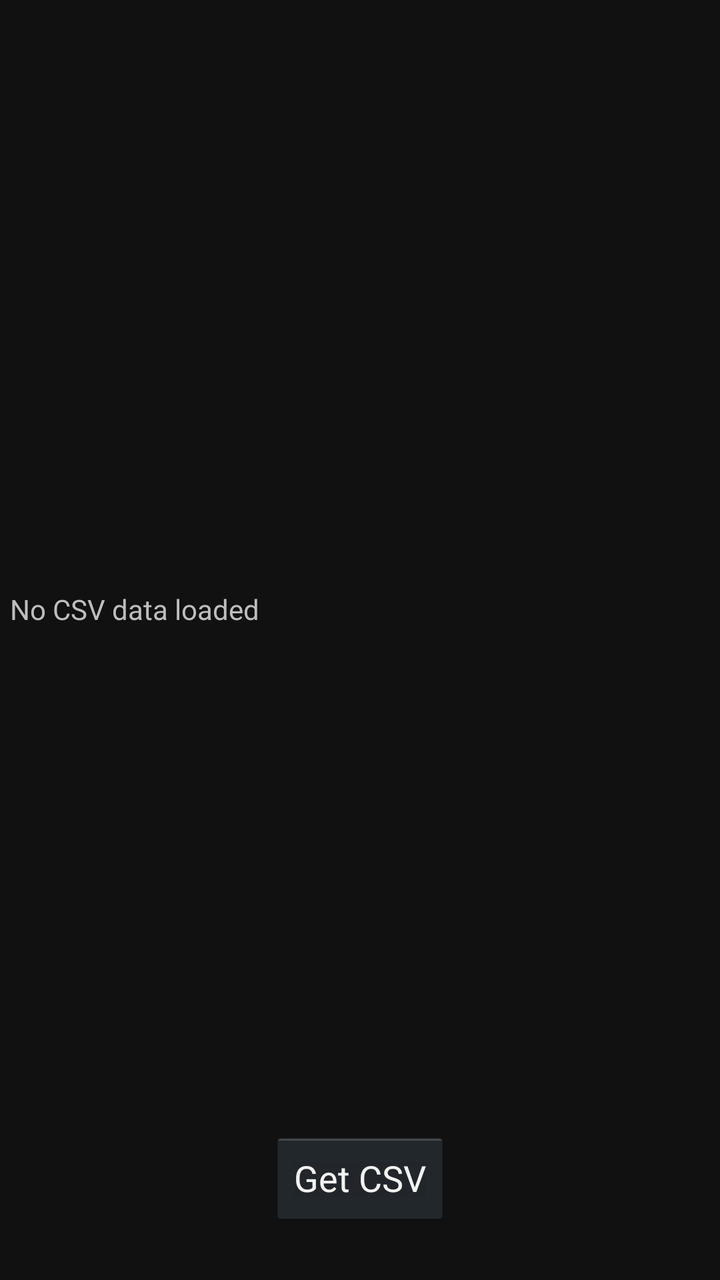
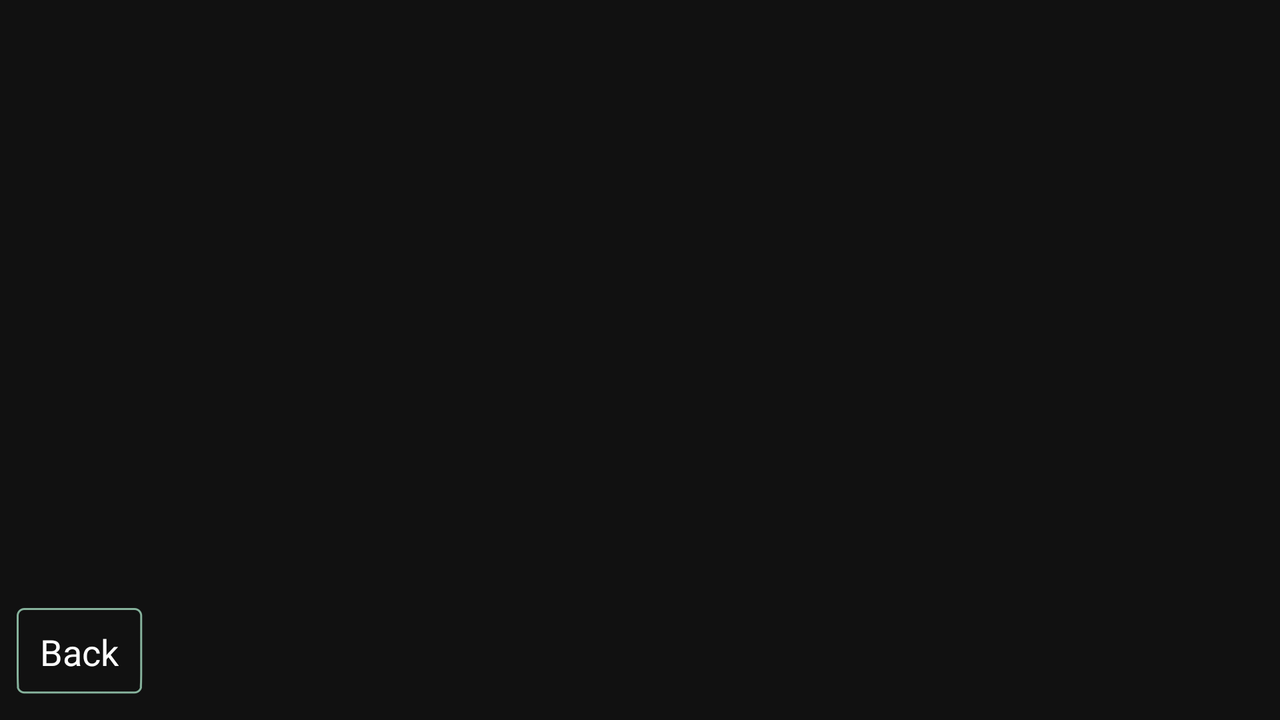

Two renders of one Android screen. The first uses the default layout on a phone; the second uses the alternative layout the repository ships for a different screen configuration, on a matching device. The two XML files are below.
<!-- AndroidManifest.xml: application theme AppTheme -->
<!-- res/layout/activity_survey_forms.xml -->
<LinearLayout xmlns:android="http://schemas.android.com/apk/res/android"
    android:layout_width="fill_parent"
    android:layout_height="fill_parent"
    android:orientation="vertical"
    android:background="#ff111111" >
    
    
    <TextView
        android:id="@+id/survey_forms_ui_lbl_header"
        android:layout_weight="10"
        style="@style/ui_elem_header" />
    
    
    <TextView
        android:id="@+id/survey_forms_ui_lbl_no_forms"
        style="@style/ui_elem_sub_header_1"
        android:layout_weight="50"
        android:text="@string/survey_forms_ui_lbl_no_forms"
        android:visibility="gone" />
    
    
    <ListView
        android:id="@+id/survey_ui_list_surveys"
        android:layout_width="fill_parent"
        android:layout_height="fill_parent"
		android:layout_weight="50"
		android:layout_margin="@dimen/ui_elem_margin_top" >
    </ListView>
    
    <TextView
        android:id="@+id/survey_forms_ui_csv_data"
        style="@style/ui_elem_sub_header_1"
        android:text="No CSV data loaded"
        android:layout_width="fill_parent"
        android:layout_height="fill_parent"
        android:layout_weight="50"
        android:gravity="left|top"
        android:scrollHorizontally="true"
        android:scrollbars="vertical"
        android:maxLines = "999"
    />
    
    <LinearLayout
        android:orientation="horizontal"
        android:layout_weight="-10"
        android:gravity="center"        
        android:layout_height="wrap_content"
        android:layout_width="fill_parent"
        >
    
    <Button
        android:id="@+id/general_ui_btn_back"
        style="@style/ui_elm_btn_back"    
        android:layout_height="wrap_content"
        android:layout_width="wrap_content"          
        android:contentDescription="@string/general_ui_btn_back_desc"
        android:visibility="gone"
        android:text="@string/general_ui_btn_back_text"/>

    <Button
        android:layout_height="wrap_content"
        android:layout_width="wrap_content"          
        android:id="@+id/getcsv"        
        android:text="Get CSV" />

    <Button
        android:layout_height="wrap_content"
        android:layout_width="wrap_content"          
        android:id="@+id/getxml"  
        android:visibility="gone"     
        android:text="Get XML" />
   </LinearLayout>
</LinearLayout>
<!-- resources referenced by this layout -->
<resources>
  <dimen name="ui_elem_margin_top">5sp</dimen>
  <string name="general_ui_btn_back_desc">Back Button</string>
  <string name="general_ui_btn_back_text">Back</string>
  <string name="survey_forms_ui_lbl_no_forms">No forms are available for this category at this time</string>
  <style name="ui_elem_header" parent="ui_elem_content">
          <item name="android:layout_marginTop">@dimen/ui_elem_margin_top</item>
          <item name="android:layout_width">fill_parent</item>
          <item name="android:textSize">20sp</item>
          <item name="android:gravity">center_vertical|center_horizontal</item>
      </style>
  <style name="ui_elem_sub_header_1" parent="ui_elem_content">
          <item name="android:layout_marginTop">@dimen/ui_elem_margin_top</item>
          <item name="android:layout_height">wrap_content</item>
          <item name="android:textSize">14sp</item>
           <item name="android:gravity">center_vertical|center_horizontal</item>
      </style>
  <style name="ui_elm_btn_back" parent="ui_elem_btn_border_green">
          <item name="android:drawableLeft">@drawable/ic_action_arrow_left</item>
      </style>
  <!-- from res/values-v11/ -->
  <style name="AppTheme" parent="@android:style/Theme.Holo" />
  <style name="ui_elem_content" parent="ui_elem_wrap">
          <item name="android:gravity">center</item>
          <item name="android:layout_width">fill_parent</item>
          <item name="android:layout_marginBottom">@dimen/ui_elem_margin_bottom</item>
          <item name="android:layout_marginLeft">@dimen/ui_elem_margin_left</item>
          <item name="android:layout_marginRight">@dimen/ui_elem_margin_right</item>
      </style>
  <style name="ui_elem_btn_border_green" parent="ui_elem_btn_border">
          <item name="android:background">@drawable/button_green</item>
      </style>
  <style name="ui_elem_wrap">
          <item name="android:layout_width">wrap_content</item>
          <item name="android:layout_height">wrap_content</item>
      </style>
  <dimen name="ui_elem_margin_bottom">10sp</dimen>
  <dimen name="ui_elem_margin_left">5sp</dimen>
  <dimen name="ui_elem_margin_right">5sp</dimen>
  <style name="ui_elem_btn_border">
          <item name="android:layout_width">wrap_content</item>
          <item name="android:layout_height">wrap_content</item>
          <item name="android:layout_marginTop">@dimen/ui_elem_margin_top</item>
          <item name="android:layout_marginBottom">@dimen/ui_elem_margin_bottom</item>
          <item name="android:layout_marginLeft">@dimen/ui_elem_margin_left</item>
          <item name="android:layout_marginRight">@dimen/ui_elem_margin_right</item>
          <item name="android:paddingRight">@dimen/ui_elem_xl_padding_right</item>
          <item name="android:paddingLeft">@dimen/ui_elem_xl_padding_left</item> 
          <item name="android:textColor">#ffffff</item>
      </style>
  <!-- drawable button_green (drawable) -->
  <selector xmlns:android="http://schemas.android.com/apk/res/android" >
      <item android:drawable="@drawable/button_green_focused_pressed"
            android:state_pressed="true" />
      <item android:drawable="@drawable/button_green_focused_pressed"
            android:state_focused="true" />
      <item android:drawable="@drawable/button_green_default" />
  </selector>
  <dimen name="ui_elem_xl_padding_right">15sp</dimen>
  <dimen name="ui_elem_xl_padding_left">15sp</dimen>
  <!-- drawable button_green_focused_pressed: png bitmap (drawable-nodpi, 2320 bytes) -->
  <!-- drawable button_green_default: png bitmap (drawable-nodpi, 685 bytes) -->
</resources>
<!-- res/layout-land/activity_survey_forms.xml (the repository's variant of the layout above) -->
<!-- drawn on the phone turned sideways -->
<RelativeLayout xmlns:android="http://schemas.android.com/apk/res/android"
    android:layout_width="fill_parent"
    android:layout_height="fill_parent"
    android:orientation="vertical" 
    android:background="#ff111111" >
    
    
    <TextView
        android:id="@+id/survey_forms_ui_lbl_header"
        style="@style/ui_elem_header" />
    
    
    <ListView
        android:id="@+id/survey_ui_list_surveys"
        android:layout_width="fill_parent"
		android:layout_height="fill_parent"
		android:layout_below="@id/survey_forms_ui_lbl_header"
		android:layout_margin="@dimen/ui_elem_margin_top"
		android:layout_above="@id/general_ui_btn_back" >
    </ListView>
    
    
    <Button
        android:id="@+id/general_ui_btn_back"
        style="@style/ui_elm_btn_back"
        android:layout_alignParentLeft="true"
        android:layout_alignParentBottom="true"
        android:contentDescription="@string/general_ui_btn_back_desc"
        android:text="@string/general_ui_btn_back_text"/>

</RelativeLayout>
<!-- resources referenced by the variant -->
<!-- as the phone turned sideways resolves them -->
<resources>
  <dimen name="ui_elem_margin_top">5sp</dimen>
  <string name="general_ui_btn_back_desc">Back Button</string>
  <string name="general_ui_btn_back_text">Back</string>
  <style name="ui_elem_header" parent="ui_elem_content">
          <item name="android:layout_marginTop">@dimen/ui_elem_margin_top</item>
          <item name="android:layout_width">fill_parent</item>
          <item name="android:textSize">20sp</item>
          <item name="android:gravity">center_vertical|center_horizontal</item>
      </style>
  <style name="ui_elm_btn_back" parent="ui_elem_btn_border_green">
          <item name="android:drawableLeft">@drawable/ic_action_arrow_left</item>
      </style>
  <!-- from res/values-v11/ -->
  <style name="AppTheme" parent="@android:style/Theme.Holo" />
  <style name="ui_elem_content" parent="ui_elem_wrap">
          <item name="android:gravity">center</item>
          <item name="android:layout_width">fill_parent</item>
          <item name="android:layout_marginBottom">@dimen/ui_elem_margin_bottom</item>
          <item name="android:layout_marginLeft">@dimen/ui_elem_margin_left</item>
          <item name="android:layout_marginRight">@dimen/ui_elem_margin_right</item>
      </style>
  <style name="ui_elem_btn_border_green" parent="ui_elem_btn_border">
          <item name="android:background">@drawable/button_green</item>
      </style>
  <style name="ui_elem_wrap">
          <item name="android:layout_width">wrap_content</item>
          <item name="android:layout_height">wrap_content</item>
      </style>
  <dimen name="ui_elem_margin_bottom">10sp</dimen>
  <dimen name="ui_elem_margin_left">5sp</dimen>
  <dimen name="ui_elem_margin_right">5sp</dimen>
  <style name="ui_elem_btn_border">
          <item name="android:layout_width">wrap_content</item>
          <item name="android:layout_height">wrap_content</item>
          <item name="android:layout_marginTop">@dimen/ui_elem_margin_top</item>
          <item name="android:layout_marginBottom">@dimen/ui_elem_margin_bottom</item>
          <item name="android:layout_marginLeft">@dimen/ui_elem_margin_left</item>
          <item name="android:layout_marginRight">@dimen/ui_elem_margin_right</item>
          <item name="android:paddingRight">@dimen/ui_elem_xl_padding_right</item>
          <item name="android:paddingLeft">@dimen/ui_elem_xl_padding_left</item> 
          <item name="android:textColor">#ffffff</item>
      </style>
  <!-- drawable button_green (drawable) -->
  <selector xmlns:android="http://schemas.android.com/apk/res/android" >
      <item android:drawable="@drawable/button_green_focused_pressed"
            android:state_pressed="true" />
      <item android:drawable="@drawable/button_green_focused_pressed"
            android:state_focused="true" />
      <item android:drawable="@drawable/button_green_default" />
  </selector>
  <dimen name="ui_elem_xl_padding_right">15sp</dimen>
  <dimen name="ui_elem_xl_padding_left">15sp</dimen>
  <!-- drawable button_green_focused_pressed: png bitmap (drawable-nodpi, 2320 bytes) -->
  <!-- drawable button_green_default: png bitmap (drawable-nodpi, 685 bytes) -->
</resources>
